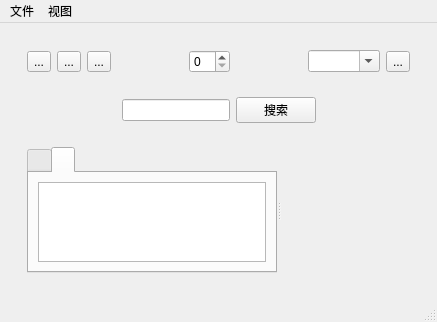
<?xml version="1.0" encoding="UTF-8"?>
<ui version="4.0">
 <class>Pdfreader</class>
 <widget class="QMainWindow" name="Pdfreader">
  <property name="geometry">
   <rect>
    <x>0</x>
    <y>0</y>
    <width>437</width>
    <height>322</height>
   </rect>
  </property>
  <property name="windowTitle">
   <string>MainWindow</string>
  </property>
  <widget class="QWidget" name="centralwidget">
   <layout class="QHBoxLayout" name="horizontalLayout">
    <item>
     <widget class="QPdfView" name="widget" native="true">
      <layout class="QVBoxLayout" name="verticalLayout">
       <item>
        <widget class="QWidget" name="widget_2" native="true">
         <layout class="QHBoxLayout" name="horizontalLayout_2">
          <item>
           <widget class="QToolButton" name="layout">
            <property name="text">
             <string>...</string>
            </property>
            <property name="icon">
             <iconset resource="res.qrc">
              <normaloff>:/Resource/layout.png</normaloff>:/Resource/layout.png</iconset>
            </property>
           </widget>
          </item>
          <item>
           <widget class="QToolButton" name="zoomin">
            <property name="text">
             <string>...</string>
            </property>
            <property name="icon">
             <iconset resource="res.qrc">
              <normaloff>:/Resource/zoom-in.png</normaloff>:/Resource/zoom-in.png</iconset>
            </property>
           </widget>
          </item>
          <item>
           <widget class="QToolButton" name="zoomout">
            <property name="text">
             <string>...</string>
            </property>
            <property name="icon">
             <iconset resource="res.qrc">
              <normaloff>:/Resource/zoom-out.png</normaloff>:/Resource/zoom-out.png</iconset>
            </property>
           </widget>
          </item>
          <item>
           <spacer name="horizontalSpacer">
            <property name="orientation">
             <enum>Qt::Orientation::Horizontal</enum>
            </property>
            <property name="sizeHint" stdset="0">
             <size>
              <width>40</width>
              <height>20</height>
             </size>
            </property>
           </spacer>
          </item>
          <item>
           <widget class="QSpinBox" name="spinBox"/>
          </item>
          <item>
           <spacer name="horizontalSpacer_2">
            <property name="orientation">
             <enum>Qt::Orientation::Horizontal</enum>
            </property>
            <property name="sizeHint" stdset="0">
             <size>
              <width>40</width>
              <height>20</height>
             </size>
            </property>
           </spacer>
          </item>
          <item>
           <widget class="QComboBox" name="zoomcomboBox">
            <property name="editable">
             <bool>true</bool>
            </property>
           </widget>
          </item>
          <item>
           <widget class="QToolButton" name="actionSearchToggle">
            <property name="text">
             <string>...</string>
            </property>
            <property name="icon">
             <iconset resource="res.qrc">
              <normaloff>:/Resource/search.png</normaloff>:/Resource/search.png</iconset>
            </property>
           </widget>
          </item>
         </layout>
        </widget>
       </item>
       <item>
        <widget class="QWidget" name="widget_5" native="true">
         <layout class="QHBoxLayout" name="horizontalLayout_4">
          <item>
           <spacer name="horizontalSpacer_3">
            <property name="orientation">
             <enum>Qt::Orientation::Horizontal</enum>
            </property>
            <property name="sizeHint" stdset="0">
             <size>
              <width>40</width>
              <height>20</height>
             </size>
            </property>
           </spacer>
          </item>
          <item>
           <widget class="QLineEdit" name="searchlineEdit">
            <property name="text">
             <string/>
            </property>
           </widget>
          </item>
          <item>
           <widget class="QPushButton" name="search">
            <property name="text">
             <string>搜索</string>
            </property>
           </widget>
          </item>
          <item>
           <spacer name="horizontalSpacer_4">
            <property name="orientation">
             <enum>Qt::Orientation::Horizontal</enum>
            </property>
            <property name="sizeHint" stdset="0">
             <size>
              <width>40</width>
              <height>20</height>
             </size>
            </property>
           </spacer>
          </item>
         </layout>
        </widget>
       </item>
       <item>
        <widget class="QWidget" name="widget_3" native="true">
         <property name="sizePolicy">
          <sizepolicy hsizetype="Preferred" vsizetype="Expanding">
           <horstretch>0</horstretch>
           <verstretch>0</verstretch>
          </sizepolicy>
         </property>
         <layout class="QHBoxLayout" name="horizontalLayout_3">
          <item>
           <widget class="QSplitter" name="splitter">
            <property name="orientation">
             <enum>Qt::Orientation::Horizontal</enum>
            </property>
            <widget class="QTabWidget" name="tabWidget">
             <property name="maximumSize">
              <size>
               <width>250</width>
               <height>16777215</height>
              </size>
             </property>
             <property name="currentIndex">
              <number>1</number>
             </property>
             <widget class="QWidget" name="tab">
              <attribute name="icon">
               <iconset resource="res.qrc">
                <normaloff>:/Resource/directory.png</normaloff>:/Resource/directory.png</iconset>
              </attribute>
              <attribute name="title">
               <string/>
              </attribute>
              <widget class="QTreeView" name="treeView">
               <property name="geometry">
                <rect>
                 <x>0</x>
                 <y>0</y>
                 <width>211</width>
                 <height>221</height>
                </rect>
               </property>
              </widget>
             </widget>
             <widget class="QWidget" name="tab_2">
              <attribute name="icon">
               <iconset resource="res.qrc">
                <normaloff>:/Resource/thumbnail.png</normaloff>:/Resource/thumbnail.png</iconset>
              </attribute>
              <attribute name="title">
               <string/>
              </attribute>
              <layout class="QVBoxLayout" name="verticalLayout_2">
               <item>
                <widget class="QListView" name="thumbnailview"/>
               </item>
              </layout>
             </widget>
            </widget>
            <widget class="QWidget" name="widget_4" native="true"/>
           </widget>
          </item>
         </layout>
        </widget>
       </item>
      </layout>
     </widget>
    </item>
   </layout>
  </widget>
  <widget class="QMenuBar" name="menubar">
   <property name="geometry">
    <rect>
     <x>0</x>
     <y>0</y>
     <width>437</width>
     <height>18</height>
    </rect>
   </property>
   <widget class="QMenu" name="menu">
    <property name="title">
     <string>文件</string>
    </property>
    <addaction name="action"/>
   </widget>
   <widget class="QMenu" name="menu_2">
    <property name="title">
     <string>视图</string>
    </property>
    <addaction name="separator"/>
    <addaction name="action_3"/>
    <addaction name="action_4"/>
    <addaction name="action_5"/>
   </widget>
   <addaction name="menu"/>
   <addaction name="menu_2"/>
  </widget>
  <widget class="QStatusBar" name="statusbar"/>
  <action name="action">
   <property name="text">
    <string>         打开文件</string>
   </property>
  </action>
  <action name="action_3">
   <property name="text">
    <string>放大</string>
   </property>
  </action>
  <action name="action_4">
   <property name="text">
    <string>缩小</string>
   </property>
  </action>
  <action name="action_5">
   <property name="text">
    <string>分页</string>
   </property>
  </action>
 </widget>
 <customwidgets>
  <customwidget>
   <class>QPdfView</class>
   <extends>QWidget</extends>
   <header>qpdfview.h</header>
   <container>1</container>
  </customwidget>
 </customwidgets>
 <resources>
  <include location="res.qrc"/>
 </resources>
 <connections/>
</ui>
